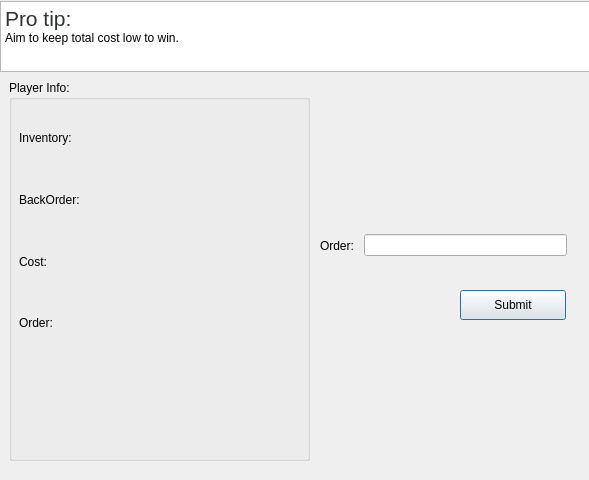
<?xml version="1.0" encoding="UTF-8"?>
<ui version="4.0">
 <class>PlayerUI</class>
 <widget class="QDialog" name="PlayerUI">
  <property name="geometry">
   <rect>
    <x>0</x>
    <y>0</y>
    <width>589</width>
    <height>480</height>
   </rect>
  </property>
  <property name="windowTitle">
   <string>Dialog</string>
  </property>
  <widget class="QTextBrowser" name="textBrowser">
   <property name="geometry">
    <rect>
     <x>0</x>
     <y>1</y>
     <width>591</width>
     <height>71</height>
    </rect>
   </property>
   <property name="html">
    <string>&lt;!DOCTYPE HTML PUBLIC &quot;-//W3C//DTD HTML 4.0//EN&quot; &quot;http://www.w3.org/TR/REC-html40/strict.dtd&quot;&gt;
&lt;html&gt;&lt;head&gt;&lt;meta name=&quot;qrichtext&quot; content=&quot;1&quot; /&gt;&lt;style type=&quot;text/css&quot;&gt;
p, li { white-space: pre-wrap; }
&lt;/style&gt;&lt;/head&gt;&lt;body style=&quot; font-family:'Ubuntu'; font-size:11pt; font-weight:400; font-style:normal;&quot;&gt;
&lt;p style=&quot; margin-top:0px; margin-bottom:0px; margin-left:0px; margin-right:0px; -qt-block-indent:0; text-indent:0px;&quot;&gt;&lt;span style=&quot; font-size:16pt; color:#2e3436;&quot;&gt;Pro tip:&lt;/span&gt;&lt;/p&gt;
&lt;p style=&quot; margin-top:0px; margin-bottom:0px; margin-left:0px; margin-right:0px; -qt-block-indent:0; text-indent:0px;&quot;&gt;&lt;span style=&quot; font-size:14pt; vertical-align:super;&quot;&gt;Aim to keep total cost low to win.&lt;/span&gt;&lt;/p&gt;&lt;/body&gt;&lt;/html&gt;</string>
   </property>
  </widget>
  <widget class="QGroupBox" name="groupBox">
   <property name="geometry">
    <rect>
     <x>9</x>
     <y>80</y>
     <width>301</width>
     <height>381</height>
    </rect>
   </property>
   <property name="title">
    <string>Player Info:</string>
   </property>
   <widget class="QWidget" name="">
    <property name="geometry">
     <rect>
      <x>10</x>
      <y>30</y>
      <width>281</width>
      <height>241</height>
     </rect>
    </property>
    <layout class="QVBoxLayout" name="verticalLayout">
     <item>
      <layout class="QHBoxLayout" name="horizontalLayout">
       <item>
        <widget class="QLabel" name="label">
         <property name="text">
          <string>Inventory:</string>
         </property>
        </widget>
       </item>
       <item>
        <widget class="QLabel" name="label_Inventory">
         <property name="text">
          <string/>
         </property>
        </widget>
       </item>
      </layout>
     </item>
     <item>
      <layout class="QHBoxLayout" name="horizontalLayout_2">
       <item>
        <widget class="QLabel" name="label_2">
         <property name="text">
          <string>BackOrder:</string>
         </property>
        </widget>
       </item>
       <item>
        <widget class="QLabel" name="label_BackOrder">
         <property name="text">
          <string/>
         </property>
        </widget>
       </item>
      </layout>
     </item>
     <item>
      <layout class="QHBoxLayout" name="horizontalLayout_3">
       <item>
        <widget class="QLabel" name="label_3">
         <property name="text">
          <string>Cost:</string>
         </property>
        </widget>
       </item>
       <item>
        <widget class="QLabel" name="label_Cost">
         <property name="text">
          <string/>
         </property>
        </widget>
       </item>
      </layout>
     </item>
     <item>
      <layout class="QHBoxLayout" name="horizontalLayout_4">
       <item>
        <widget class="QLabel" name="label_4">
         <property name="text">
          <string>Order:</string>
         </property>
        </widget>
       </item>
       <item>
        <widget class="QLabel" name="label_Order">
         <property name="text">
          <string/>
         </property>
        </widget>
       </item>
      </layout>
     </item>
    </layout>
   </widget>
  </widget>
  <widget class="QLabel" name="label_into">
   <property name="geometry">
    <rect>
     <x>320</x>
     <y>120</y>
     <width>241</width>
     <height>61</height>
    </rect>
   </property>
   <property name="text">
    <string/>
   </property>
  </widget>
  <widget class="QPushButton" name="pushButton_submit">
   <property name="geometry">
    <rect>
     <x>460</x>
     <y>290</y>
     <width>106</width>
     <height>30</height>
    </rect>
   </property>
   <property name="text">
    <string>Submit</string>
   </property>
  </widget>
  <widget class="QWidget" name="">
   <property name="geometry">
    <rect>
     <x>320</x>
     <y>230</y>
     <width>247</width>
     <height>31</height>
    </rect>
   </property>
   <layout class="QHBoxLayout" name="horizontalLayout_5">
    <item>
     <widget class="QLabel" name="label_5">
      <property name="text">
       <string>Order: </string>
      </property>
     </widget>
    </item>
    <item>
     <widget class="QLineEdit" name="lineEdit_order"/>
    </item>
   </layout>
  </widget>
 </widget>
 <resources/>
 <connections/>
</ui>
